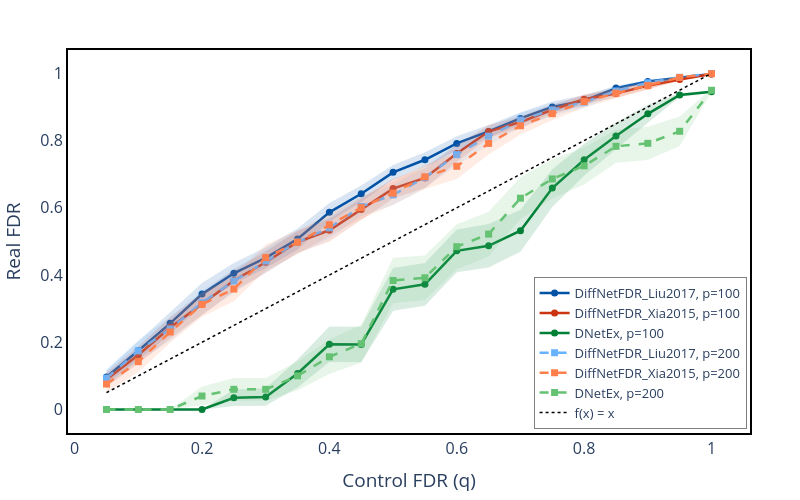

The notebook cell this image was saved under:
### Markdown cell above
# FDR control

### Code cell
import plotly.graph_objects as go
import pandas as pd
import numpy as np

# ----- Liu2017 (Blue family) -----
liu_100 = 'rgba(0, 82, 165, 1)'          # Strong blue
liu_100_shade = 'rgba(0, 82, 165, 0.15)'
liu_200 = 'rgba(102, 178, 255, 1)'       # Medium-light blue (still visible)
liu_200_shade = 'rgba(102, 178, 255, 0.15)'

# ----- Xia2015 (Red/Orange family) -----
xia_100 = 'rgba(204, 51, 17, 1)'         # Deep red-orange
xia_100_shade = 'rgba(204, 51, 17, 0.15)'
xia_200 = 'rgba(255, 128, 77, 1)'        # Coral/salmon (visible, not too light)
xia_200_shade = 'rgba(255, 128, 77, 0.15)'

# ----- DNetEx (Green family) -----
dnet_100 = 'rgba(0, 128, 55, 1)'         # Forest green
dnet_100_shade = 'rgba(0, 128, 55, 0.15)'
dnet_200 = 'rgba(102, 194, 115, 1)'      # Medium-light green (still visible)
dnet_200_shade = 'rgba(102, 194, 115, 0.15)'

fig = go.Figure()

# --- p=100 SECTION ---

# Liu2017 p=100
temp_df = r1.groupby('alpha').FDR.mean().reset_index()
grouped = r1.groupby('alpha').FDR.agg(['mean', 'std', 'count']).reset_index()
grouped['sem'] = grouped['std'] / np.sqrt(grouped['count'])

fig.add_trace(go.Scatter(
    x=temp_df.alpha.values, y=temp_df.FDR.values,
    mode='lines+markers', name='DiffNetFDR_Liu2017, p=100',
    line=dict(color=liu_100, width=2.5), 
    marker=dict(color=liu_100, size=7)
))
fig.add_trace(go.Scatter(
    x=pd.concat([grouped['alpha'], grouped['alpha'][::-1]]),
    y=pd.concat([grouped['mean'] + grouped['sem'], (grouped['mean'] - grouped['sem'])[::-1]]),
    fill='toself', fillcolor=liu_100_shade,
    line=dict(color='rgba(255,255,255,0)'), showlegend=False, hoverinfo="skip"
))

# Xia2015 p=100
temp_df2 = s1.groupby('alpha').FDR.mean().reset_index()
grouped2 = s1.groupby('alpha').FDR.agg(['mean', 'std', 'count']).reset_index()
grouped2['sem'] = grouped2['std'] / np.sqrt(grouped2['count'])

fig.add_trace(go.Scatter(
    x=temp_df2.alpha.values, y=temp_df2.FDR.values,
    mode='lines+markers', name='DiffNetFDR_Xia2015, p=100',
    line=dict(color=xia_100, width=2.5), 
    marker=dict(color=xia_100, size=7)
))
fig.add_trace(go.Scatter(
    x=pd.concat([grouped2['alpha'], grouped2['alpha'][::-1]]),
    y=pd.concat([grouped2['mean'] + grouped2['sem'], (grouped2['mean'] - grouped2['sem'])[::-1]]),
    fill='toself', fillcolor=xia_100_shade,
    line=dict(color='rgba(255,255,255,0)'), showlegend=False, hoverinfo="skip"
))

# DNetEx p=100
run_number = 0
fig.add_trace(go.Scatter(
    x=runs_qs_list[run_number], y=runs_fdr_list[run_number],
    mode='lines+markers', name=f'DNetEx, p=100',
    line=dict(color=dnet_100, width=2.5), 
    marker=dict(color=dnet_100, size=7)
))
fig.add_trace(go.Scatter(
    x=list(runs_qs_list[run_number]) + list(runs_qs_list[run_number][::-1]),
    y=list(runs_fdr_list[run_number] + runs_fdr_se_list[run_number]) + list((runs_fdr_list[run_number] - runs_fdr_se_list[run_number])[::-1]),
    fill='toself', fillcolor=dnet_100_shade,
    line=dict(color='rgba(255,255,255,0)'), hoverinfo="skip", showlegend=False
))

# --- p=200 SECTION ---

# Liu2017 p=200
temp_df = r2.groupby('alpha').FDR.mean().reset_index()
grouped = r2.groupby('alpha').FDR.agg(['mean', 'std', 'count']).reset_index()
grouped['sem'] = grouped['std'] / np.sqrt(grouped['count'])

fig.add_trace(go.Scatter(
    x=temp_df.alpha.values, y=temp_df.FDR.values,
    mode='lines+markers', name='DiffNetFDR_Liu2017, p=200',
    line=dict(color=liu_200, width=2.5, dash='dash'), 
    marker=dict(color=liu_200, size=7, symbol='square')
))
fig.add_trace(go.Scatter(
    x=pd.concat([grouped['alpha'], grouped['alpha'][::-1]]),
    y=pd.concat([grouped['mean'] + grouped['sem'], (grouped['mean'] - grouped['sem'])[::-1]]),
    fill='toself', fillcolor=liu_200_shade,
    line=dict(color='rgba(255,255,255,0)'), showlegend=False, hoverinfo="skip"
))

# Xia2015 p=200
temp_df2 = s2.groupby('alpha').FDR.mean().reset_index()
grouped2 = s2.groupby('alpha').FDR.agg(['mean', 'std', 'count']).reset_index()
grouped2['sem'] = grouped2['std'] / np.sqrt(grouped2['count'])

fig.add_trace(go.Scatter(
    x=temp_df2.alpha.values, y=temp_df2.FDR.values,
    mode='lines+markers', name='DiffNetFDR_Xia2015, p=200',
    line=dict(color=xia_200, width=2.5, dash='dash'), 
    marker=dict(color=xia_200, size=7, symbol='square')
))
fig.add_trace(go.Scatter(
    x=pd.concat([grouped2['alpha'], grouped2['alpha'][::-1]]),
    y=pd.concat([grouped2['mean'] + grouped2['sem'], (grouped2['mean'] - grouped2['sem'])[::-1]]),
    fill='toself', fillcolor=xia_200_shade,
    line=dict(color='rgba(255,255,255,0)'), showlegend=False, hoverinfo="skip"
))

# DNetEx p=200
run_number = 1
fig.add_trace(go.Scatter(
    x=runs_qs_list[run_number], y=runs_fdr_list[run_number],
    mode='lines+markers', name=f'DNetEx, p=200',
    line=dict(color=dnet_200, width=2.5, dash='dash'), 
    marker=dict(color=dnet_200, size=7, symbol='square')
))
fig.add_trace(go.Scatter(
    x=list(runs_qs_list[run_number]) + list(runs_qs_list[run_number][::-1]),
    y=list(runs_fdr_list[run_number] + runs_fdr_se_list[run_number]) + list((runs_fdr_list[run_number] - runs_fdr_se_list[run_number])[::-1]),
    fill='toself', fillcolor=dnet_200_shade,
    line=dict(color='rgba(255,255,255,0)'), hoverinfo="skip", showlegend=False
))

# Reference Line
fig.add_trace(go.Scatter(
    x=[min(runs_qs_list[run_number]), max(runs_qs_list[run_number])],
    y=[min(runs_qs_list[run_number]), max(runs_qs_list[run_number])],
    mode='lines', line=dict(color='black', dash='dot', width=1.5), name="f(x) = x"
))

# Layout Updates
fig.update_layout(
    autosize=False,
    xaxis1=dict(tickfont=dict(size=16),showticklabels=True),
    yaxis1=dict(tickfont=dict(size=16),showticklabels=True),
    width=800,
    height=500,
    xaxis_title='Control FDR (q)',
    yaxis_title='Real FDR',
    plot_bgcolor='white',
    paper_bgcolor='white',
    margin=dict(l=50, r=50, t=50, b=50),
    showlegend=True,
    legend=dict(
    x=0.995,
    y=0.01,
    xanchor='right',
    yanchor='bottom',
    bgcolor='rgba(255, 255, 255, 0.8)',
    bordercolor='gray',
    borderwidth=1,
    font=dict(size=13)
    ),
    xaxis=dict(showline=True, linewidth=2, linecolor='black', mirror=True),
    yaxis=dict(showline=True, linewidth=2, linecolor='black', mirror=True),
    font=dict(size=16)
)

# Ensure the output directory exists if it doesn't
import os
if not os.path.exists("Results"):
    os.makedirs("Results")

fig.write_image("Results/fdr-control.pdf")
fig.show()

### Figure 1 — Plotly figure (JSON) as saved in the notebook; plotly's stock layout.template omitted (floating-point values rounded to 4 significant figures)
{"data": [{"line": {"color": "rgba(0, 82, 165, 1)", "width": 2.5}, "marker": {"color": "rgba(0, 82, 165, 1)", "size": 7}, "mode": "lines+markers", "name": "DiffNetFDR_Liu2017, p=100", "type": "scatter", "x": [0.05, 0.1, 0.15, 0.2, 0.25, 0.3, 0.35, 0.4, 0.45, 0.5, 0.55, 0.6, 0.65, 0.7, 0.75, 0.8, 0.85, 0.9, 0.95, 1], "y": [0.09643, 0.1748, 0.2562, 0.3432, 0.4051, 0.4512, 0.5073, 0.5865, 0.6416, 0.7055, 0.743, 0.7915, 0.8273, 0.8658, 0.9002, 0.9185, 0.9561, 0.9756, 0.9873, 0.9979]}, {"fill": "toself", "fillcolor": "rgba(0, 82, 165, 0.15)", "hoverinfo": "skip", "line": {"color": "rgba(255,255,255,0)"}, "showlegend": false, "type": "scatter", "x": [0.05, 0.1, 0.15, 0.2, 0.25, 0.3, 0.35, 0.4, 0.45, 0.5, 0.55, 0.6, 0.65, 0.7, 0.75, 0.8, 0.85, 0.9, 0.95, 1, 1, 0.95, 0.9, 0.85, 0.8, 0.75, 0.7, 0.65, 0.6, 0.55, 0.5, 0.45, 0.4, 0.35, 0.3, 0.25, 0.2, 0.15, 0.1, 0.05], "y": [0.116, 0.2026, 0.2878, 0.3763, 0.4361, 0.4826, 0.5386, 0.6146, 0.6662, 0.7273, 0.7654, 0.8127, 0.8461, 0.8838, 0.9164, 0.935, 0.9631, 0.9801, 0.9908, 0.998, 0.9979, 0.9837, 0.971, 0.9491, 0.902, 0.8841, 0.8478, 0.8086, 0.7704, 0.7205, 0.6837, 0.6171, 0.5584, 0.476, 0.4198, 0.374, 0.3102, 0.2246, 0.147, 0.07681]}, {"line": {"color": "rgba(204, 51, 17, 1)", "width": 2.5}, "marker": {"color": "rgba(204, 51, 17, 1)", "size": 7}, "mode": "lines+markers", "name": "DiffNetFDR_Xia2015, p=100", "type": "scatter", "x": [0.05, 0.1, 0.15, 0.2, 0.25, 0.3, 0.35, 0.4, 0.45, 0.5, 0.55, 0.6, 0.65, 0.7, 0.75, 0.8, 0.85, 0.9, 0.95, 1], "y": [0.08883, 0.162, 0.2438, 0.3136, 0.3838, 0.4379, 0.4983, 0.5332, 0.5946, 0.6572, 0.6888, 0.7613, 0.8269, 0.8551, 0.8918, 0.9231, 0.9401, 0.9634, 0.9819, 0.9979]}, {"fill": "toself", "fillcolor": "rgba(204, 51, 17, 0.15)", "hoverinfo": "skip", "line": {"color": "rgba(255,255,255,0)"}, "showlegend": false, "type": "scatter", "x": [0.05, 0.1, 0.15, 0.2, 0.25, 0.3, 0.35, 0.4, 0.45, 0.5, 0.55, 0.6, 0.65, 0.7, 0.75, 0.8, 0.85, 0.9, 0.95, 1, 1, 0.95, 0.9, 0.85, 0.8, 0.75, 0.7, 0.65, 0.6, 0.55, 0.5, 0.45, 0.4, 0.35, 0.3, 0.25, 0.2, 0.15, 0.1, 0.05], "y": [0.1092, 0.1883, 0.2755, 0.3469, 0.4161, 0.4695, 0.5311, 0.5669, 0.6258, 0.6863, 0.7187, 0.7867, 0.8456, 0.8735, 0.9068, 0.9367, 0.9529, 0.9742, 0.9866, 0.998, 0.9979, 0.9771, 0.9527, 0.9272, 0.9094, 0.8767, 0.8367, 0.8082, 0.7359, 0.6589, 0.628, 0.5634, 0.4994, 0.4655, 0.4062, 0.3516, 0.2802, 0.2122, 0.1357, 0.06847]}, {"line": {"color": "rgba(0, 128, 55, 1)", "width": 2.5}, "marker": {"color": "rgba(0, 128, 55, 1)", "size": 7}, "mode": "lines+markers", "name": "DNetEx, p=100", "type": "scatter", "x": [0.05, 0.1, 0.15, 0.2, 0.25, 0.3, 0.35, 0.4, 0.45, 0.5, 0.55, 0.6, 0.65, 0.7, 0.75, 0.8, 0.85, 0.9, 0.95, 1], "y": [0, 0, 0, 0, 0.035, 0.03714, 0.1071, 0.1939, 0.1934, 0.3576, 0.3724, 0.4719, 0.4868, 0.532, 0.6586, 0.7429, 0.8138, 0.8796, 0.9355, 0.9455]}, {"fill": "toself", "fillcolor": "rgba(0, 128, 55, 0.15)", "hoverinfo": "skip", "line": {"color": "rgba(255,255,255,0)"}, "showlegend": false, "type": "scatter", "x": [0.05, 0.1, 0.15, 0.2, 0.25, 0.3, 0.35, 0.4, 0.45, 0.5, 0.55, 0.6, 0.65, 0.7, 0.75, 0.8, 0.85, 0.9, 0.95, 1, 1, 0.95, 0.9, 0.85, 0.8, 0.75, 0.7, 0.65, 0.6, 0.55, 0.5, 0.45, 0.4, 0.35, 0.3, 0.25, 0.2, 0.15, 0.1, 0.05], "y": [0, 0, 0, 0, 0.05975, 0.06322, 0.149, 0.2468, 0.246, 0.4212, 0.436, 0.5354, 0.5514, 0.5946, 0.715, 0.7904, 0.8536, 0.9065, 0.9413, 0.9486, 0.9423, 0.9297, 0.8528, 0.7741, 0.6954, 0.6023, 0.4694, 0.4222, 0.4083, 0.3089, 0.2939, 0.1408, 0.141, 0.06525, 0.01107, 0.01025, 0, 0, 0, 0]}, {"line": {"color": "rgba(102, 178, 255, 1)", "dash": "dash", "width": 2.5}, "marker": {"color": "rgba(102, 178, 255, 1)", "size": 7, "symbol": "square"}, "mode": "lines+markers", "name": "DiffNetFDR_Liu2017, p=200", "type": "scatter", "x": [0.05, 0.1, 0.15, 0.2, 0.25, 0.3, 0.35, 0.4, 0.45, 0.5, 0.55, 0.6, 0.65, 0.7, 0.75, 0.8, 0.85, 0.9, 0.95, 1], "y": [0.0931, 0.1743, 0.2396, 0.3178, 0.3822, 0.4415, 0.4983, 0.5403, 0.6039, 0.6386, 0.69, 0.7582, 0.813, 0.8608, 0.8911, 0.9146, 0.9473, 0.972, 0.9881, 0.9995]}, {"fill": "toself", "fillcolor": "rgba(102, 178, 255, 0.15)", "hoverinfo": "skip", "line": {"color": "rgba(255,255,255,0)"}, "showlegend": false, "type": "scatter", "x": [0.05, 0.1, 0.15, 0.2, 0.25, 0.3, 0.35, 0.4, 0.45, 0.5, 0.55, 0.6, 0.65, 0.7, 0.75, 0.8, 0.85, 0.9, 0.95, 1, 1, 0.95, 0.9, 0.85, 0.8, 0.75, 0.7, 0.65, 0.6, 0.55, 0.5, 0.45, 0.4, 0.35, 0.3, 0.25, 0.2, 0.15, 0.1, 0.05], "y": [0.1204, 0.2057, 0.2745, 0.3539, 0.4177, 0.4757, 0.5316, 0.5708, 0.6319, 0.6686, 0.7212, 0.7894, 0.84, 0.8826, 0.9084, 0.9319, 0.96, 0.9801, 0.9921, 0.9995, 0.9995, 0.9842, 0.9639, 0.9345, 0.8973, 0.8738, 0.839, 0.7861, 0.7269, 0.6588, 0.6087, 0.576, 0.5098, 0.465, 0.4074, 0.3467, 0.2817, 0.2046, 0.1428, 0.06582]}, {"line": {"color": "rgba(255, 128, 77, 1)", "dash": "dash", "width": 2.5}, "marker": {"color": "rgba(255, 128, 77, 1)", "size": 7, "symbol": "square"}, "mode": "lines+markers", "name": "DiffNetFDR_Xia2015, p=200", "type": "scatter", "x": [0.05, 0.1, 0.15, 0.2, 0.25, 0.3, 0.35, 0.4, 0.45, 0.5, 0.55, 0.6, 0.65, 0.7, 0.75, 0.8, 0.85, 0.9, 0.95, 1], "y": [0.07557, 0.1423, 0.2305, 0.3126, 0.3583, 0.4519, 0.4974, 0.5495, 0.6004, 0.6437, 0.6923, 0.7236, 0.7916, 0.8442, 0.8801, 0.9159, 0.9409, 0.9636, 0.9879, 0.9991]}, {"fill": "toself", "fillcolor": "rgba(255, 128, 77, 0.15)", "hoverinfo": "skip", "line": {"color": "rgba(255,255,255,0)"}, "showlegend": false, "type": "scatter", "x": [0.05, 0.1, 0.15, 0.2, 0.25, 0.3, 0.35, 0.4, 0.45, 0.5, 0.55, 0.6, 0.65, 0.7, 0.75, 0.8, 0.85, 0.9, 0.95, 1, 1, 0.95, 0.9, 0.85, 0.8, 0.75, 0.7, 0.65, 0.6, 0.55, 0.5, 0.45, 0.4, 0.35, 0.3, 0.25, 0.2, 0.15, 0.1, 0.05], "y": [0.1005, 0.1732, 0.2627, 0.3492, 0.3945, 0.4907, 0.5326, 0.5818, 0.6337, 0.6783, 0.729, 0.7614, 0.8244, 0.8702, 0.8998, 0.9335, 0.9561, 0.9754, 0.9916, 0.9994, 0.9989, 0.9841, 0.9518, 0.9256, 0.8984, 0.8603, 0.8182, 0.7589, 0.6857, 0.6556, 0.6091, 0.567, 0.5172, 0.4622, 0.4132, 0.322, 0.2761, 0.1982, 0.1114, 0.05061]}, {"line": {"color": "rgba(102, 194, 115, 1)", "dash": "dash", "width": 2.5}, "marker": {"color": "rgba(102, 194, 115, 1)", "size": 7, "symbol": "square"}, "mode": "lines+markers", "name": "DNetEx, p=200", "type": "scatter", "x": [0.05, 0.1, 0.15, 0.2, 0.25, 0.3, 0.35, 0.4, 0.45, 0.5, 0.55, 0.6, 0.65, 0.7, 0.75, 0.8, 0.85, 0.9, 0.95, 1], "y": [0, 0, 0, 0.04, 0.06, 0.06, 0.1, 0.1567, 0.1957, 0.3838, 0.3919, 0.4843, 0.5218, 0.6286, 0.6859, 0.7249, 0.7829, 0.7918, 0.8276, 0.9497]}, {"fill": "toself", "fillcolor": "rgba(102, 194, 115, 0.15)", "hoverinfo": "skip", "line": {"color": "rgba(255,255,255,0)"}, "showlegend": false, "type": "scatter", "x": [0.05, 0.1, 0.15, 0.2, 0.25, 0.3, 0.35, 0.4, 0.45, 0.5, 0.55, 0.6, 0.65, 0.7, 0.75, 0.8, 0.85, 0.9, 0.95, 1, 1, 0.95, 0.9, 0.85, 0.8, 0.75, 0.7, 0.65, 0.6, 0.55, 0.5, 0.45, 0.4, 0.35, 0.3, 0.25, 0.2, 0.15, 0.1, 0.05], "y": [0, 0, 0, 0.06799, 0.09393, 0.09393, 0.1429, 0.208, 0.2517, 0.4513, 0.4582, 0.5513, 0.5882, 0.6906, 0.7443, 0.7802, 0.8319, 0.8413, 0.8715, 0.9538, 0.9455, 0.7837, 0.7423, 0.7339, 0.6697, 0.6275, 0.5667, 0.4554, 0.4173, 0.3256, 0.3163, 0.1398, 0.1053, 0.05714, 0.02607, 0.02607, 0.01201, 0, 0, 0]}, {"line": {"color": "black", "dash": "dot", "width": 1.5}, "mode": "lines", "name": "f(x) = x", "type": "scatter", "x": [0.05, 1], "y": [0.05, 1]}], "layout": {"autosize": false, "font": {"size": 16}, "height": 500, "legend": {"bgcolor": "rgba(255, 255, 255, 0.8)", "bordercolor": "gray", "borderwidth": 1, "font": {"size": 13}, "x": 0.995, "xanchor": "right", "y": 0.01, "yanchor": "bottom"}, "margin": {"b": 50, "l": 50, "r": 50, "t": 50}, "paper_bgcolor": "white", "plot_bgcolor": "white", "showlegend": true, "width": 800, "xaxis": {"linecolor": "black", "linewidth": 2, "mirror": true, "showline": true, "showticklabels": true, "tickfont": {"size": 16}, "title": {"text": "Control FDR (q)"}}, "yaxis": {"linecolor": "black", "linewidth": 2, "mirror": true, "showline": true, "showticklabels": true, "tickfont": {"size": 16}, "title": {"text": "Real FDR"}}}}
